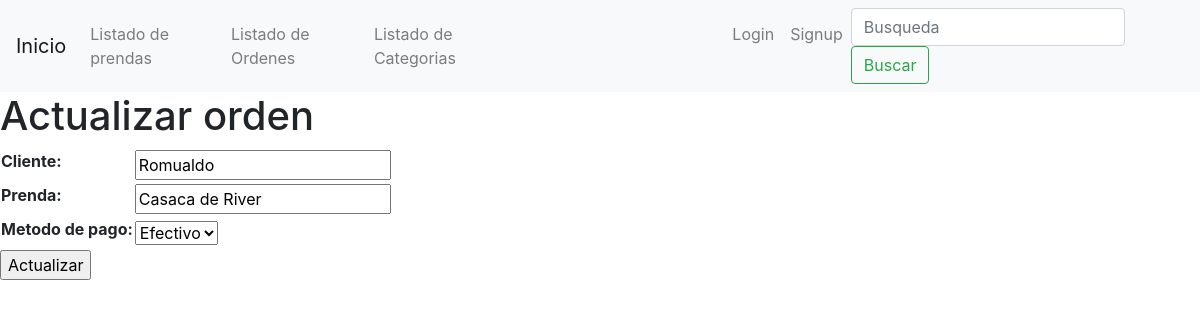
Page /orders/update-order/2/ on the committed database.
### orders/models.py (models this page shows)
class Order(models.Model):
    class Meta:
        verbose_name_plural = 'Ordenes'
    CHOICES = (
        ('Cash', 'Efectivo'),
        ('Card', 'Tarjeta'),
    )
    client = models.CharField(max_length=123, verbose_name= 'Cliente')
    garment = models.CharField(max_length=123, verbose_name= 'Prenda')
    creation_time = models.DateTimeField(auto_now_add=True, verbose_name= 'Fecha de creación')
    payment_method = models.CharField(choices=CHOICES, max_length=4, verbose_name= 'Metodo de pago')

### orders/views.py (the view, shortened to what this page needs)
# urls.py: path('update-order/<int:pk>/', update_order, name='update_order'),
def update_order(request, pk):
    provider = Order.objects.get(id=pk)
    if request.method == 'GET':
        context = {
            'form': OrderForm(
                initial={
                    'client':provider.client,
                    'garment':provider.garment,
                    'payment_method':provider.payment_method,
                }
            )
        }
        return render(request, 'orders/update_order.html', context=context)

### orders/forms.py
class OrderForm(forms.Form):
    CHOICES = (
    ('Cash', 'Efectivo'),
    ('Card', 'Tarjeta'),
)
    client = forms.CharField(max_length=123, label = 'Cliente')
    garment = forms.CharField(max_length=123, label = 'Prenda')
    payment_method = forms.ChoiceField(choices = CHOICES, label = 'Metodo de pago')

### Templates/orders/update_order.html (shortened to what this page needs)
{% extends 'base.html' %}
{% block content %}
    <h1>Actualizar orden</h1>
    {% if form %}
        <form action="" method="POST">
            <table>
                {{form.as_table}}
            </table>
            <input type="submit" value="Actualizar">
        </form>
    {% endif %}
{% endblock %}
{% block search %}
<form class="form-inline my-2 my-lg-0" action="/orders/list-orders" method="GET">
{% endblock %}

### rows in the picture
Order: client "Romualdo", garment "Casaca de River", payment_method "Efectivo"
